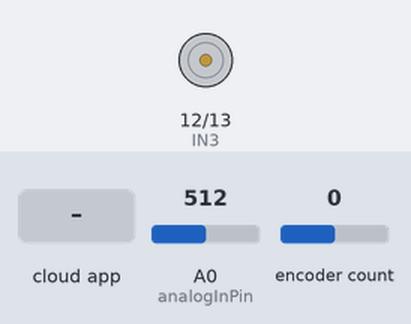
A sketch run on a simulated Arduino Uno, built with avr-gcc and run on an emulated ATmega328P. Parts: motor-driver pin pairs drawn as motors (green arrow = first pin HIGH = forward, orange = second pin HIGH = backward, longer = more drive, scaled by the enable pin). Inputs (shaded band) come from the test bench; at power-on: encoder count 0, A0 (analogInPin) = 512. The ROS host is connected and sends only what is stated.

Above: at 1.2 s.
1.3 s: encoder count set to -1
2.8 s: the phone or cloud app sets pwm to 45
At 4.0 s:
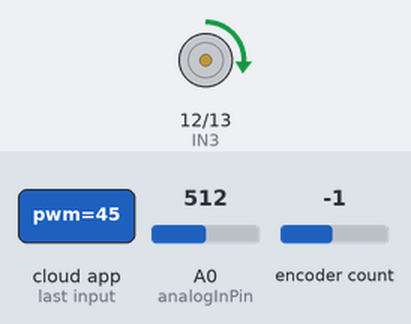
4.3 s: the phone or cloud app sets pwm to 90
At 5.1 s:
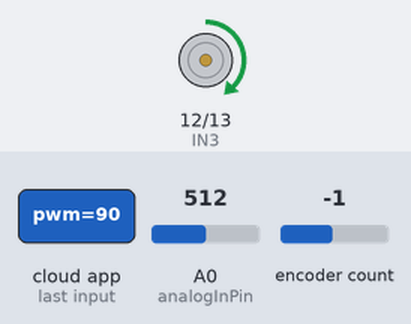
5.8 s: encoder count set to 0
At 6.3 s:
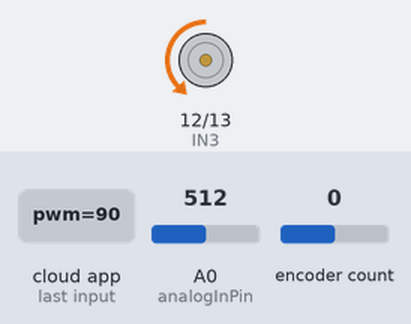
7.3 s: the phone or cloud app sets pwm to 180
At 8.5 s:
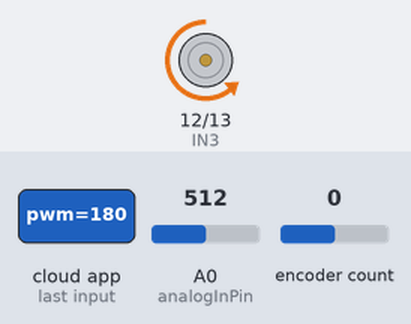
8.8 s: the phone or cloud app sets pwm to 45
At 9.8 s:
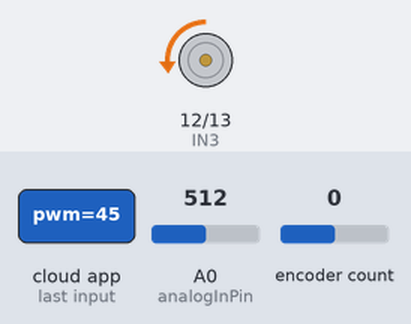
Timing chart, 0 to 11.3 s (numbered marks = the images above; inputs shaded):
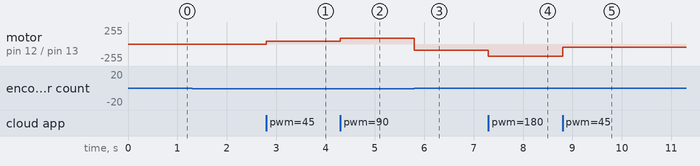

Measured:
- after the input at 2.8 s, motor on pin 12 (IN3) / pin 13 (IN4): stopped → forward 45/255 at once
- after the input at 4.3 s, motor on pin 12 (IN3) / pin 13 (IN4): forward 45/255 → forward 90/255 at once
- after the input at 5.8 s, motor on pin 12 (IN3) / pin 13 (IN4): forward 90/255 → backward 90/255 at once
- after the input at 7.3 s, motor on pin 12 (IN3) / pin 13 (IN4): backward 90/255 → backward 180/255 at once
- after the input at 8.8 s, motor on pin 12 (IN3) / pin 13 (IN4): backward 180/255 → backward 45/255 at once

The sketch:

enc_adc_pub_motor_pwm_sub.ino
```cpp
/*
  roscore
  rosrun rosserial_arduino serial_node.py /dev/ttyACM0

  oder einfach: roslaunch sdm enc_adc_pub_pwm_sub.launch
*/

#include <ros.h>
#include <std_msgs/Int32.h>

ros::NodeHandle nh;


#include <Encoder.h>
#define ENC 2000            // pulses per revolution (with Encoder.h)
Encoder encoder(2, 4);      // best performance: both pins have interrrupt capability
std_msgs::Int32 enc_msg;
ros::Publisher enc_pub("enc", &enc_msg);

std_msgs::Int32 adc_msg;
ros::Publisher adc_pub("adc", &adc_msg);
const int analogInPin = A0;  // Analog input pin that the potentiometer is attached to


const int motorPWM = 11;
const int IN3 = 12;
const int IN4 = 13;


//const int analogOutPin = 11;
void pwmCB( const std_msgs::Int32 &pwm_msg) {
  analogWrite(motorPWM, pwm_msg.data);
}

ros::Subscriber<std_msgs::Int32> pwm_sub("pwm", pwmCB );


void setup()
{
  //nh.getHardware()->setBaud(57600);
  nh.initNode();
  nh.advertise(enc_pub);
  nh.advertise(adc_pub);
  nh.subscribe(pwm_sub);

  pinMode(analogInPin, INPUT);
  //pinMode(analogOutPin, INPUT);

  pinMode(motorPWM, OUTPUT);
  pinMode(IN3, OUTPUT);
  pinMode(IN4, OUTPUT);
}

void loop()
{

  int enc_temp = encoder.read();
  enc_valuate(enc_temp);
  enc_msg.data = enc_temp;
  enc_pub.publish( &enc_msg );

  adc_msg.data = analogRead(analogInPin);;
  adc_pub.publish( &adc_msg );

  // map it to the range of the analog out:
  //outputValue = map(sensorValue, 0, 1023, 0, 255);

  nh.spinOnce();
  //delay(1);
}

void enc_valuate(int enc)
{
  if (enc >= 0) {
    digitalWrite(IN3, LOW);
    digitalWrite(IN4, HIGH);
  }

  else {
    digitalWrite(IN3, HIGH);
    digitalWrite(IN4, LOW);
  }
}
```
